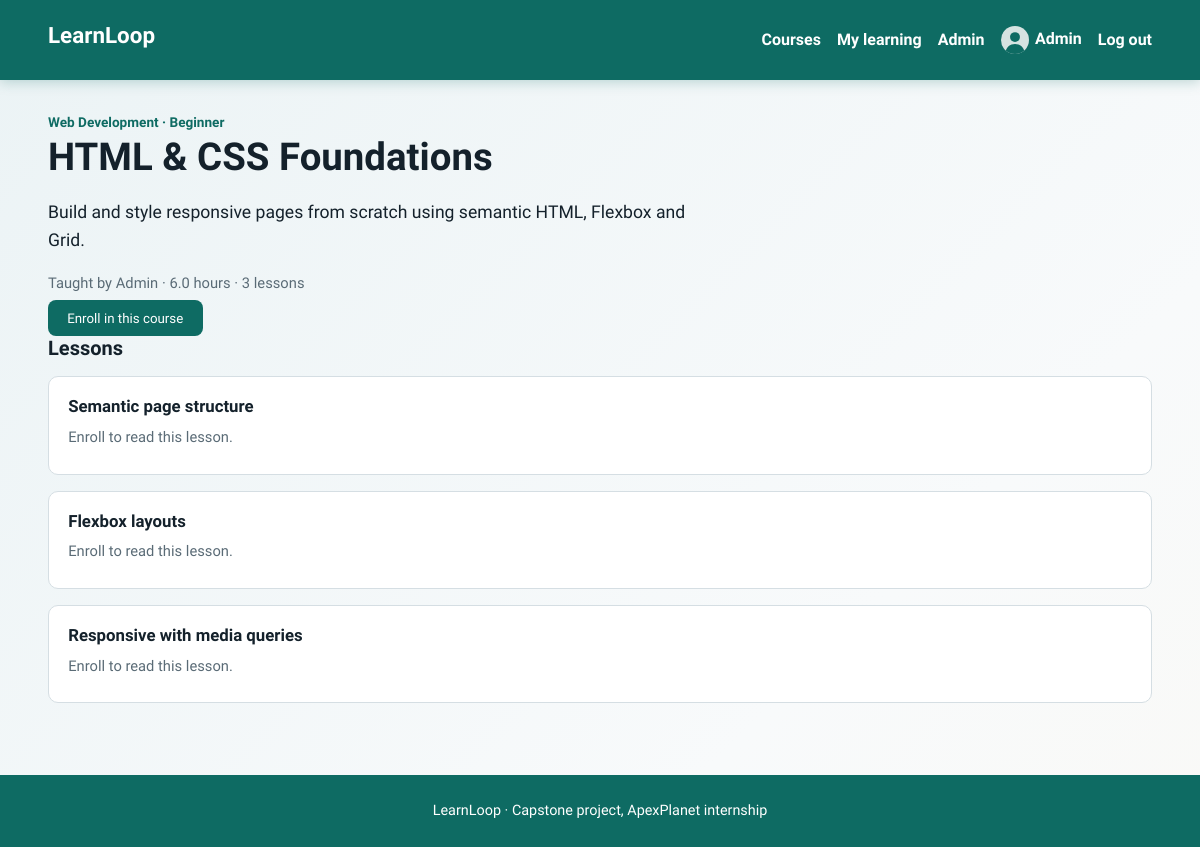
The app's page /course.php?id=1 (signed in) with its own data.
### tables this page shows
CREATE TABLE users (
  id INT AUTO_INCREMENT PRIMARY KEY,
  name VARCHAR(80) NOT NULL,
  email VARCHAR(120) NOT NULL UNIQUE,
  password VARCHAR(255) NOT NULL,
  role ENUM('student','admin') NOT NULL DEFAULT 'student',
  avatar VARCHAR(120) DEFAULT NULL,
  bio VARCHAR(300) DEFAULT NULL,
  is_verified TINYINT(1) NOT NULL DEFAULT 0,
  created_at TIMESTAMP DEFAULT CURRENT_TIMESTAMP
);

CREATE TABLE courses (
  id INT AUTO_INCREMENT PRIMARY KEY,
  title VARCHAR(120) NOT NULL,
  description TEXT NOT NULL,
  category_id INT NOT NULL,
  level ENUM('Beginner','Intermediate','Advanced') NOT NULL DEFAULT 'Beginner',
  instructor VARCHAR(80) NOT NULL,
  duration_hours DECIMAL(4,1) NOT NULL DEFAULT 1.0,
  created_at TIMESTAMP DEFAULT CURRENT_TIMESTAMP,
  FOREIGN KEY (category_id) REFERENCES categories(id),
  FULLTEXT KEY ft_courses (title, description)
);

CREATE TABLE categories (
  id INT AUTO_INCREMENT PRIMARY KEY,
  name VARCHAR(60) NOT NULL UNIQUE
);

CREATE TABLE lessons (
  id INT AUTO_INCREMENT PRIMARY KEY,
  course_id INT NOT NULL,
  title VARCHAR(120) NOT NULL,
  content TEXT NOT NULL,
  video_url VARCHAR(255) DEFAULT NULL,
  position INT NOT NULL DEFAULT 1,
  FOREIGN KEY (course_id) REFERENCES courses(id) ON DELETE CASCADE
);

### includes/functions.php (called while the page is built, shortened)
<?php
function db(): PDO {
    static $pdo = null;
    if ($pdo === null) {
        try {
            $pdo = new PDO('mysql:host=' . DB_HOST . ';dbname=' . DB_NAME . ';charset=utf8mb4', DB_USER, DB_PASS, [
                PDO::ATTR_ERRMODE => PDO::ERRMODE_EXCEPTION,
                PDO::ATTR_DEFAULT_FETCH_MODE => PDO::FETCH_ASSOC,
                PDO::ATTR_EMULATE_PREPARES => false,
                PDO::ATTR_TIMEOUT => 3,
            ]);
            return $pdo;
        } catch (PDOException $firstError) {
        }
        $pdo = null;
        die('<div style="font-family:sans-serif;padding:2rem;max-width:600px;margin:2rem auto;border:1px solid #e2e8f0;border-radius:8px;background:#fff5f5;color:#9b2c2c;">'
            . '<h2 style="margin-top:0;">Database Connection Error</h2>'
            . '<p><strong>' . htmlspecialchars($firstError->getMessage()) . '</strong></p>'
            . '<p style="color:#4a5568;">MariaDB auto-start was attempted but the server did not become ready in time.</p>'
            . '<p style="color:#4a5568;">Please make sure MariaDB is installed at <code>C:\Program Files\MariaDB 13.0\</code> and try refreshing the page.</p>'
            . '</div>');
    }
    return $pdo;
}
function e($v): string { return htmlspecialchars((string)$v, ENT_QUOTES, 'UTF-8'); }
function current_user(): ?array {
    static $user = false;
    if ($user === false) {
        $user = null;
        if (!empty($_SESSION['uid'])) {
            $s = db()->prepare('SELECT id,name,email,role,avatar,bio,created_at FROM users WHERE id=? AND is_verified=1');
            $s->execute([$_SESSION['uid']]);
            $user = $s->fetch() ?: null;
        }
    }
    return $user;
}
function avatar_url(?array $u): string {
    return ($u && !empty($u['avatar'])) ? UPLOAD_URL . $u['avatar'] : 'assets/img/avatar.svg';
}

### course.php (the view, shortened to what this page needs)
<?php
require_once __DIR__ . '/includes/functions.php';
$id = (int)($_GET['id'] ?? 0);
$s = db()->prepare('SELECT c.*, cat.name AS category FROM courses c JOIN categories cat ON cat.id=c.category_id WHERE c.id=?');
$s->execute([$id]); $course = $s->fetch();
$me = current_user();
$lessons = db()->prepare('SELECT id,title,content,video_url,position FROM lessons WHERE course_id=? ORDER BY position,id');
$lessons->execute([$id]); $lessons = $lessons->fetchAll();
$enrolled = false; $done = [];
if ($me) {
    $s = db()->prepare('SELECT 1 FROM enrollments WHERE user_id=? AND course_id=?'); $s->execute([$me['id'], $id]); $enrolled = (bool)$s->fetchColumn();
}
$prog = $me && $enrolled ? course_progress($me['id'], $id) : null;
$pageTitle = $course['title']; require __DIR__ . '/includes/header.php'; ?>
<article>
  <span class="tag"><?= e($course['category']) ?> · <?= e($course['level']) ?></span>
  <h1><?= e($course['title']) ?></h1>
  <p class="lead"><?= nl2br(e($course['description'])) ?></p>
  <p class="meta">Taught by <?= e($course['instructor']) ?> · <?= e($course['duration_hours']) ?> hours · <?= count($lessons) ?> lessons</p>
  <?php if (!$me): ?>
    <p><a class="btn" href="login.php">Log in to enroll</a></p>
  <?php elseif (!$enrolled): ?>
    <form method="post"><?= csrf_field() ?><button class="btn" name="enroll" value="1">Enroll in this course</button></form>
  <?php else: ?>
    <div class="progress" role="progressbar" aria-valuenow="<?= $prog['pct'] ?>" aria-valuemin="0" aria-valuemax="100"><span id="bar" style="width:<?= $prog['pct'] ?>%"></span></div>
    <p id="progText"><?= $prog['done'] ?> of <?= $prog['total'] ?> lessons done (<?= $prog['pct'] ?>%)</p>
  <?php endif; ?>
  <h2>Lessons</h2>
  <ol class="lessons">
  <?php foreach ($lessons as $l): $isDone = in_array($l['id'], $done); ?>
    <li class="card lesson <?= $isDone ? 'is-done' : '' ?>">
      <h3><?= e($l['title']) ?></h3>
      <?php if ($enrolled): ?>
        <p><?= nl2br(e($l['content'])) ?></p>
        <?php if ($l['video_url'] && preg_match('~^https://(www\.)?(youtube\.com|youtu\.be)/~', $l['video_url'])): ?>
          <p><a href="<?= e($l['video_url']) ?>" target="_blank" rel="noopener">Watch the video</a></p>
        <?php endif; ?>
        <button class="btn btn-small done-btn" data-id="<?= (int)$l['id'] ?>" aria-pressed="<?= $isDone ? 'true' : 'false' ?>"><?= $isDone ? 'Completed' : 'Mark as complete' ?></button>
      <?php else: ?>
        <p class="meta">Enroll to read this lesson.</p>
      <?php endif; ?>
    </li>
  <?php endforeach; ?>
  </ol>
</article>
<?php
require __DIR__ . '/includes/footer.php'; ?>

### includes/header.php (shortened to what this page needs)
<?php require_once __DIR__ . '/functions.php'; $me = current_user(); $base = $base ?? ''; ?>
<!doctype html>
<html lang="en">
<head>
<link rel="stylesheet" href="<?= $base ?>assets/css/style.css">
</head>
<body>
<header class="site-header">
  <a class="brand" href="<?= $base ?>index.php"><?= e(SITE_NAME) ?></a>
  <nav id="nav">
    <a href="<?= $base ?>index.php">Courses</a>
    <?php if ($me): ?>
      <a href="<?= $base ?>dashboard.php">My learning</a>
      <?php if ($me['role'] === 'admin'): ?><a href="<?= $base ?>admin/index.php">Admin</a><?php endif; ?>
      <a class="nav-user" href="<?= $base ?>profile.php"><img src="<?= $base . e(avatar_url($me)) ?>" alt="" width="28" height="28"><?= e($me['name']) ?></a>
      <a href="<?= $base ?>logout.php">Log out</a>
    <?php else: ?>
      <a href="<?= $base ?>login.php">Log in</a>
      <a class="btn btn-small" href="<?= $base ?>register.php">Create account</a>
    <?php endif; ?>
  </nav>
</header>
<main class="wrap">

### assets/css/style.css (style rules this page uses)
:root { --ink:#14212b;--muted:#5a6b76;--bg:#f3f6f8;--panel:#fff;--teal:#0e6b63;--teal-dark:#0a4f49;--gold:#f2b632;--line:#d5dee3;--danger:#b3372b;--radius:10px }
* { box-sizing:border-box }
body { margin:0;min-height:100vh;display:flex;flex-direction:column;font:1rem/1.6 "Source Sans 3",system-ui,sans-serif;color:var(--ink);background:var(--bg) }
h1,h2,h3,.brand { font-family:"Bricolage Grotesque",system-ui,sans-serif;line-height:1.2;margin:0 0 .6rem }
h1 { font-size:clamp(1.7rem,4vw,2.4rem);font-weight:800 }
h2 { font-size:1.25rem }
h3 { font-size:1.05rem }
a { color:var(--teal) }
main,.wrap { flex:1;width:100%;max-width:100%;margin:0;padding:calc(80px + 1.8rem) 4vw 3.5rem;box-sizing:border-box;background:linear-gradient(135deg,#ebf3f5 0%,#f8fafb 30%,#fcf7ed 70%,#edf5f4 100%);background-size:250% 250%;animation:mainBgShift 14s ease infinite,mainFadeIn 0.7s cubic-bezier(0.16,1,0.3,1) both }
.site-header { position:fixed;top:0;left:0;right:0;width:100%;z-index:1000;display:flex;flex-wrap:wrap;align-items:center;justify-content:space-between;gap:.5rem;padding:.7rem 4vw;background:var(--teal);color:#fff;min-height:80px;box-sizing:border-box;box-shadow:0 2px 12px rgba(14,107,99,0.25) }
.brand { font-size:1.4rem;font-weight:800;color:#fff;text-decoration:none }
.site-header nav { display:flex;flex-wrap:wrap;align-items:center;gap:1rem }
.site-header nav a { color:#fff;text-decoration:none;font-weight:600 }
.nav-user img { border-radius:50%;vertical-align:middle;margin-right:.4rem;object-fit:cover }
.btn { display:inline-block;background:var(--teal);color:#fff;border:0;border-radius:8px;padding:.65rem 1.2rem;font:600 1rem inherit;font-family:inherit;text-decoration:none;cursor:pointer }
.card { background:var(--panel);border:1px solid var(--line);border-radius:var(--radius);padding:1.2rem;margin-bottom:1rem }
.lead { font-size:1.1rem;max-width:65ch }
.tag { font-size:.85rem;font-weight:600;color:var(--teal) }
.meta { color:var(--muted);font-size:.92rem;margin:.3rem 0 }
.lessons { list-style:none;padding:0 }

### records on screen
users: name "Admin"
courses: category.name "Web Development", level "Beginner", title "HTML & CSS Foundations", description "Build and style responsive pages from scratch using semantic HTML, Flexbox and Grid.", instructor "Admin", duration_hours "6.0"
lessons: title "Semantic page structure"
lessons: title "Flexbox layouts"
lessons: title "Responsive with media queries"

### other values on screen
SITE_NAME "LearnLoop"
count($lessons) "3"
